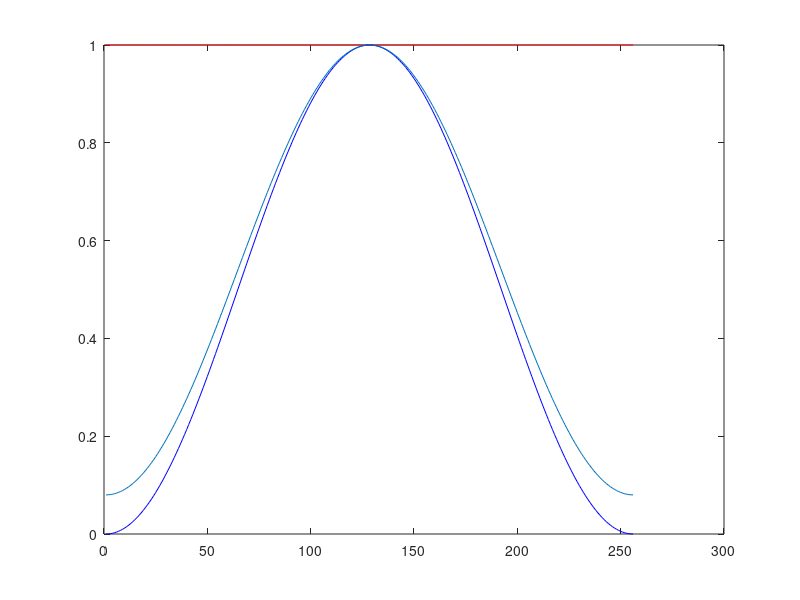

MATLAB code to generate this figure:
NChirp = 128; NChan = 4; Nsample = 256;

radarCubeData_demo = zeros(NChirp, NChan, Nsample);
win = rectwin(Nsample);
hwin = hann(Nsample);
hawin = hamming(Nsample);

plot(win, 'r')
hold on
plot(hwin, 'b')
plot(hawin)